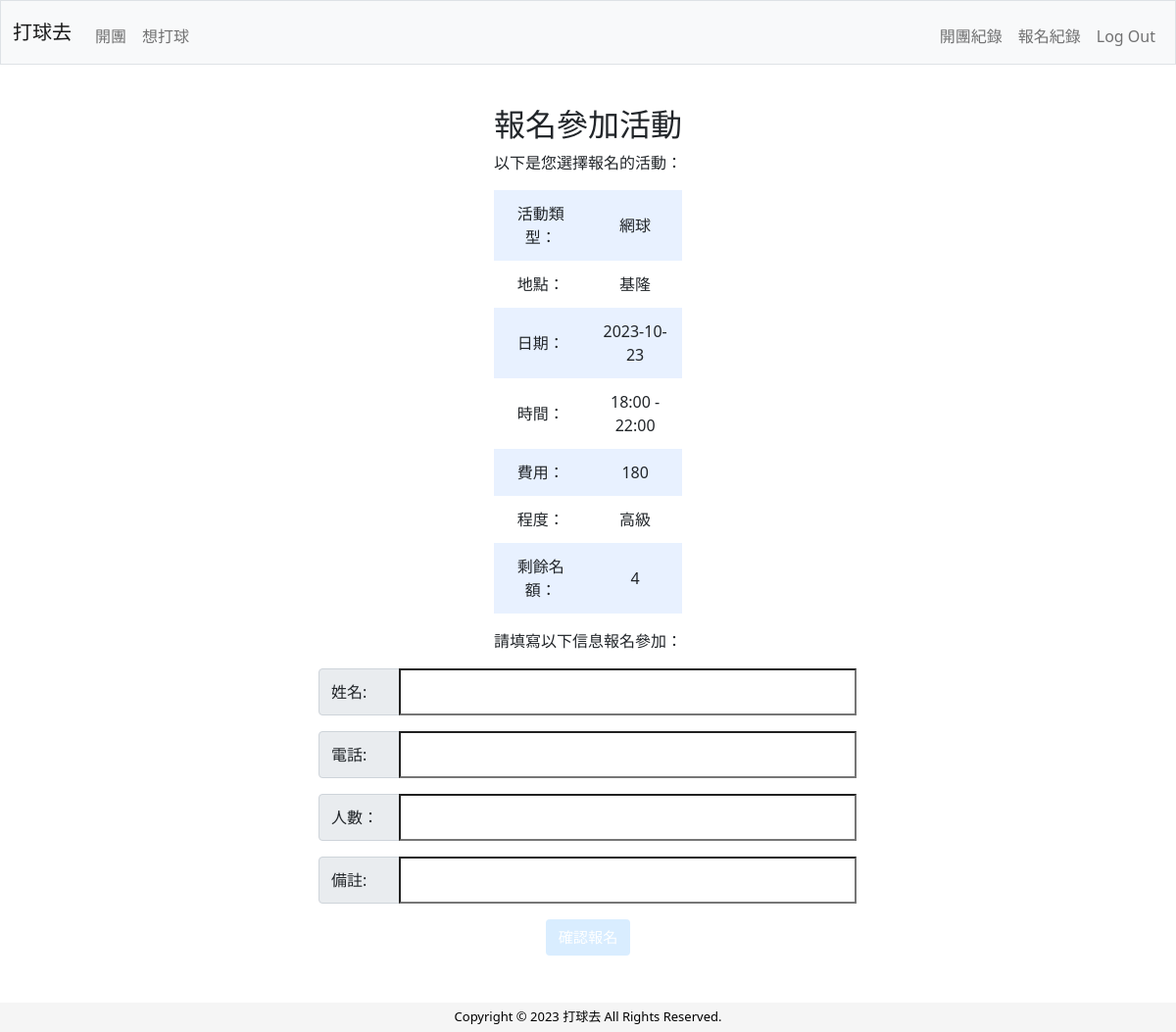
The page /apply/32 (signed in) on the database its author committed.
### tables this page shows
CREATE TABLE activities (
id INTEGER PRIMARY KEY AUTOINCREMENT NOT NULL, 
type TEXT NOT NULL,
date TEXT NOT NULL, 
start_time TEXT NOT NULL, 
end_time TEXT NOT NULL, 
location TEXT NOT NULL,
level TEXT NOT NULL,
price TEXT, 
participants INTEGER NOT NULL,
remark TEXT, user_id INTEGER,
FOREIGN KEY (user_id) REFERENCES users(id)
);

### app.py (the view)
@app.route("/apply/<int:activity_id>", methods=["GET", "POST"])
@login_required
def apply(activity_id):
    if request.method == "POST":
        userid = session.get("user_id")
        name = request.form.get("name")
        contact = request.form.get("contact")
        participants = int(request.form.get("participants"))  # 注意將字符串轉換為整數
        remark = request.form.get("remark")
        activity = db.execute("SELECT * FROM activities WHERE id = ?", activity_id)[0]
        remaining_participants = int(activity["participants"]) - participants
        if remaining_participants < 0:
            flash("報名人數超過剩餘名額。")
            return redirect(f"/apply/{activity_id}")
        db.execute("BEGIN")
        try:
            db.execute("UPDATE activities SET participants = ? WHERE id = ?", remaining_participants, activity_id)
            db.execute("INSERT INTO signups (activity_id, name, contact, user_id, participants, remark) VALUES (?, ?, ?, ?, ?, ?)", activity_id, name, contact, userid, participants, remark)
            db.execute("COMMIT")
            flash("報名成功！感謝您的參與。")
            return redirect("/find")
        except Exception as e:
            db.execute("ROLLBACK")
            flash("報名失敗。請稍後再試。")
            return redirect(f"/apply/{activity_id}")
    else:
        activity = db.execute("SELECT * FROM activities WHERE id = ?", activity_id)
        return render_template("apply.html", activity=activity[0])

### app.py (called while the page is built)
def login_required(f):
    @wraps(f)
    def decorated_function(*args, **kwargs):
        if session.get("user_id") is None:
            return redirect("/login")
        return f(*args, **kwargs)
    return decorated_function

@app.after_request
def after_request(response):
    response.headers["Cache-Control"] = "no-cache, no-store, must-revalidate"
    response.headers["Expires"] = 0
    response.headers["Pragma"] = "no-cache"
    return response

### templates/apply.html (shortened to what this page needs)
{% extends "layout.html" %}
{% block main %}
<div class="container">
    <h2>報名參加活動</h2>
    <p>以下是您選擇報名的活動：</p>
        <table>
            <tr>
                <td>活動類型：</td>
                <td>{{ activity.type }}</td>
            </tr>
            <tr>
                <td>地點：</td>
                <td>{{ activity.location }}</td>
            </tr>
            <tr>
                <td>日期：</td>
                <td>{{ activity.date }}</td>
            </tr>
            <tr>
                <td>時間：</td>
                <td>{{ activity.start_time }} - {{ activity.end_time }}</td>
            </tr>
                <td>費用：</td>
                <td>{{ activity.price }}</td>
            <tr>
                <td>程度：</td>
                <td>{{ activity.level }}</td>
            </tr>
            <tr>
                <td>剩餘名額：</td>
                <td>{{ activity.participants }}</td>
            </tr>
        </table>
</div>
<div class="container">
    <p>請填寫以下信息報名參加：</p>
    <form action="/apply/{{ activity.id }}" method="post">
        <div class="input-group mb-3">
            <label class="input-group-text" for="name">姓名: </label>
            <input type="text" id="name" name="name" required><br><br>
        </div>
        <div class="input-group mb-3">
            <label class="input-group-text" for="contact">電話: </label>
            <input type="text" id="contact" name="contact" required><br><br>
        </div>
        <div class="input-group mb-3">
            <label class="input-group-text" for="participants">人數：</label>
            <input type="number" id="participants" name="participants" min="1" max={{ activity.participants }} required><br><br>
        </div>
        <div class="input-group mb-3">
            <label class="input-group-text" for="">備註: </label>
            <input type="text" id="location" name="remark" ><br><br>
        </div>
        <input type="submit" value="確認報名" class="btn btn-primary">
    </form>
</div>
{% endblock %}

### static/styles.css (style rules this page uses)
body { background-color: #ffffff; color: #212529; font-size: 1rem; font-weight: 400; line-height: 1.5; margin-top: 60px; text-align: left; }
.container { margin-left: auto; margin-right: auto; padding-left: 15px; padding-right: 15px; text-align: center; width: 50%; }
.container > table { margin-left: auto; margin-right: auto; width: 35%; }
button, input[type="submit"] { background-color: #d9edff; border: 1px solid transparent; border-radius: 0.25rem; font-size: 0.95rem; font-weight: 400; line-height: 1.5; padding: 0.375rem 0.75rem; text-align: center; transition: color 0.15s ease-in-out, background-color 0.15s ease-in-out, border-color 0.15s ease-in-out, box-shadow 0.15s ease-in-out; vertical-align: middle; }
.input-group-text { width: 15%; }
input[type="number"] { line-height: 1.8; width: 10%; }
input[type="text"] { line-height: 1.8; width: 85%; }
input[type="date"], input[type="number"] { line-height: 1.8; width: 85%; }
input[type="time"], input[type="number"] { line-height: 1.8; width: 85%; }
table { background-color: transparent; margin-bottom: 1rem; table-layout: fixed; width: 100%; }
table th, table td { padding: 0.75rem; vertical-align: middle; word-wrap: break-word; }
tbody tr:nth-of-type(odd) { background-color: rgb(179, 208, 255, 0.3) }

### rows shown on the page
activities: type "網球", location "基隆", date "2023-10-23", start_time "18:00", end_time "22:00", price "180", level "高級", participants "4"
